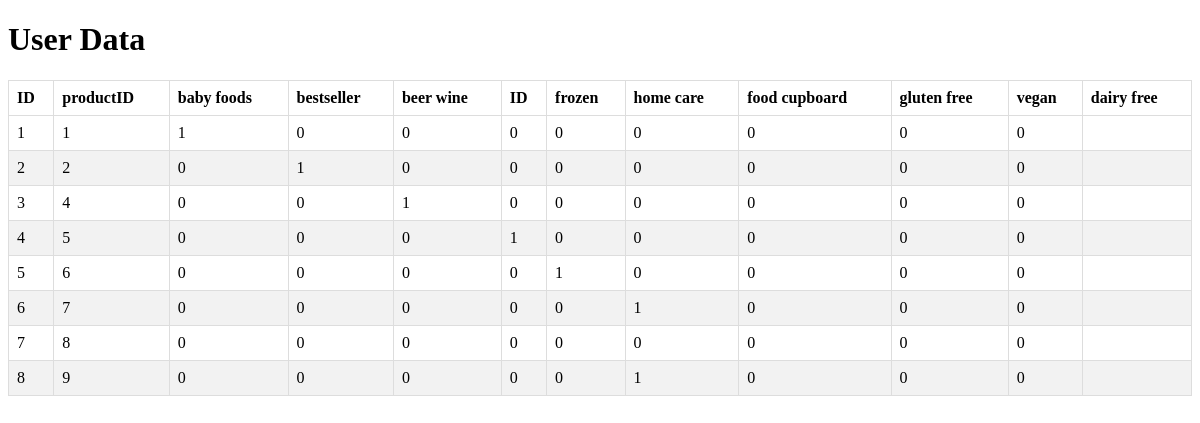
The page /view_data_grocery on the database as committed earlier.
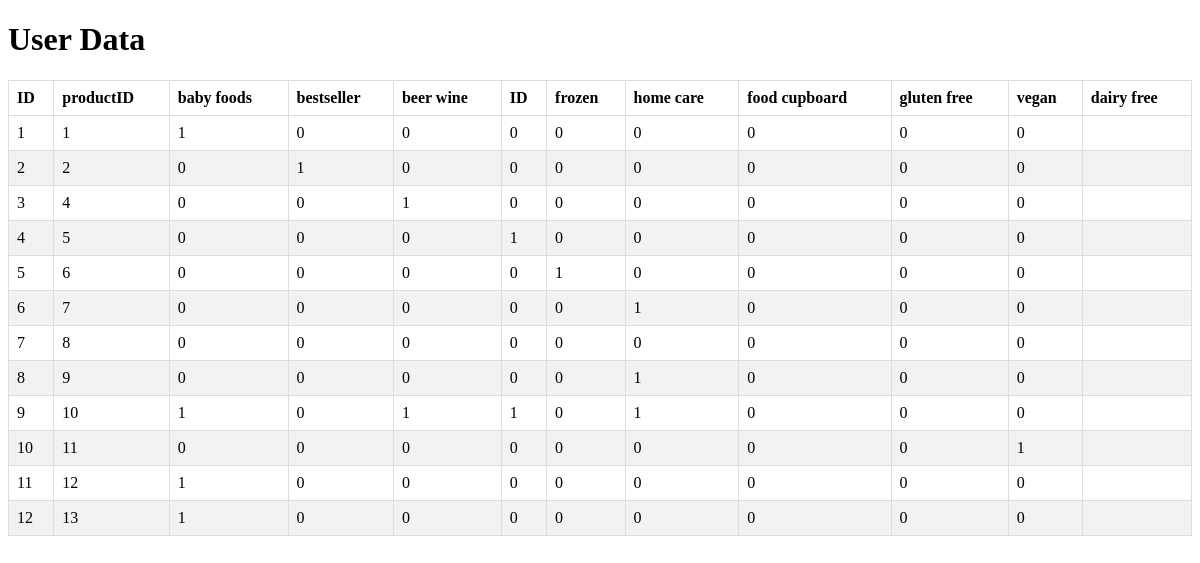
The same page on the database as committed later.
### tables this page shows
CREATE TABLE grocery (
    id INTEGER PRIMARY KEY AUTOINCREMENT,
    product_id INTEGER UNIQUE NOT NULL,
    baby_foods BOOLEAN NOT NULL,
    bestseller BOOLEAN NOT NULL,
    beer_wine BOOLEAN NOT NULL,
    frozen BOOLEAN NOT NULL,
    home_care BOOLEAN NOT NULL,
    food_cupboard BOOLEAN NOT NULL,
    gluten_free BOOLEAN NOT NULL,
    vegan BOOLEAN NOT NULL,
    dairy_free BOOLEAN NOT NULL,
    FOREIGN KEY (product_id) REFERENCES product(id)
);

### wmgzon/admin_page.py (the view)
@admin_bp.route('/view_data_grocery')
def view_data_grocery():
    conn = sqlite3.connect(current_app.config['DATABASE'])
    c = conn.cursor()
    c.execute('SELECT * FROM grocery')
    data = c.fetchall()
    conn.close()
    return render_template('admin/view_data/view_data_grocery.html', data=data)

### wmgzon/auth.py (called while the page is built)
@bp.before_app_request
def load_logged_in_user():
    user_id = session.get('user_id')
    if user_id is None:
        g.user = None
    else:
        g.user = get_db().execute(
            'SELECT * FROM user WHERE id = ?', (user_id,)
        ).fetchone()

### wmgzon/templates/admin/view_data/view_data_grocery.html (shortened to what this page needs)
<!DOCTYPE html>
<html lang="en">
<head>
</head>
<body>
    <h1>User Data</h1>
    <table>
        <thead>
            <tr>
                <th>ID</th>
                <th>productID</th>
                <th>baby foods</th>
                <th>bestseller</th>
                <th>beer wine</th><th>ID</th>
                <th>frozen</th>
                <th>home care</th>
                <th>food cupboard</th>
                <th>gluten free</th>
                <th>vegan</th>
                <th>dairy free</th>
            </tr>
        </thead>
        <tbody>
            {% for row in data %}
            <tr>
                <td>{{ row[0] }}</td>
                <td>{{ row[1] }}</td>
                <td>{{ row[2] }}</td>
                <td>{{ row[3] }}</td>
                <td>{{ row[4] }}</td>
                <td>{{ row[5] }}</td>
                <td>{{ row[6] }}</td>
                <td>{{ row[7] }}</td>
                <td>{{ row[8] }}</td>
                <td>{{ row[9] }}</td>
                <td>{{ row[10] }}</td>
                <td>{{ row[11] }}</td>
            </tr>
            {% endfor %}
        </tbody>
    </table>
</body>
</html>

### wmgzon/templates/admin/view_data/view_data_grocery.html (style rules this page uses)
table { width: 100%; border-collapse: collapse; }
th, td { border: 1px solid #dddddd; text-align: left; padding: 8px; }
tr:nth-child(even) { background-color: #f2f2f2; }

Rows that differ between the two databases and show on the page:
added grocery: id "9", product "10", baby_foods "1", bestseller "0", beer_wine "1", frozen "1", home_care "0", food_cupboard "1", gluten_free "0", vegan "0", dairy_free "0"
added grocery: id "10", product "11", baby_foods "0", bestseller "0", beer_wine "0", frozen "0", home_care "0", food_cupboard "0", gluten_free "0", vegan "0", dairy_free "1"
added grocery: id "11", product "12", baby_foods "1", bestseller "0", beer_wine "0", frozen "0", home_care "0", food_cupboard "0", gluten_free "0", vegan "0", dairy_free "0"
added grocery: id "12", product "13", baby_foods "1", bestseller "0", beer_wine "0", frozen "0", home_care "0", food_cupboard "0", gluten_free "0", vegan "0", dairy_free "0"
